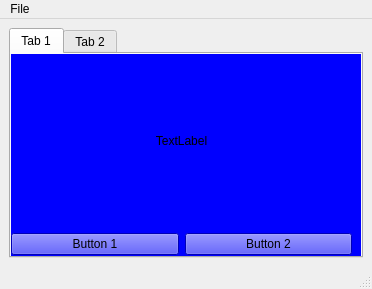
<?xml version="1.0" encoding="UTF-8"?>
<ui version="4.0">
 <class>MainWindow</class>
 <widget class="QMainWindow" name="MainWindow">
  <property name="geometry">
   <rect>
    <x>0</x>
    <y>0</y>
    <width>372</width>
    <height>289</height>
   </rect>
  </property>
  <property name="windowTitle">
   <string>MainWindow</string>
  </property>
  <widget class="QWidget" name="centralwidget">
   <layout class="QVBoxLayout" name="verticalLayout">
    <item>
     <widget class="QTabWidget" name="tabWidget">
      <property name="currentIndex">
       <number>0</number>
      </property>
      <widget class="QWidget" name="tab">
       <property name="styleSheet">
        <string notr="true">background-color: rgb(0, 0, 255);</string>
       </property>
       <attribute name="title">
        <string>Tab 1</string>
       </attribute>
       <widget class="QWidget" name="verticalLayoutWidget">
        <property name="geometry">
         <rect>
          <x>0</x>
          <y>0</y>
          <width>341</width>
          <height>201</height>
         </rect>
        </property>
        <layout class="QVBoxLayout" name="verticalLayout_2">
         <item>
          <widget class="QLabel" name="label">
           <property name="text">
            <string>TextLabel</string>
           </property>
           <property name="alignment">
            <set>Qt::AlignCenter</set>
           </property>
          </widget>
         </item>
         <item>
          <layout class="QHBoxLayout" name="horizontalLayout">
           <item>
            <widget class="QPushButton" name="pushButton">
             <property name="text">
              <string>Button 1</string>
             </property>
            </widget>
           </item>
           <item>
            <widget class="QPushButton" name="pushButton_2">
             <property name="text">
              <string>Button 2</string>
             </property>
            </widget>
           </item>
          </layout>
         </item>
        </layout>
       </widget>
      </widget>
      <widget class="QWidget" name="tab_2">
       <property name="autoFillBackground">
        <bool>true</bool>
       </property>
       <attribute name="title">
        <string>Tab 2</string>
       </attribute>
      </widget>
     </widget>
    </item>
   </layout>
  </widget>
  <widget class="QMenuBar" name="menubar">
   <property name="geometry">
    <rect>
     <x>0</x>
     <y>0</y>
     <width>372</width>
     <height>26</height>
    </rect>
   </property>
   <widget class="QMenu" name="menuFile">
    <property name="title">
     <string>File</string>
    </property>
    <addaction name="actionNew"/>
    <addaction name="separator"/>
    <addaction name="actionExit"/>
   </widget>
   <addaction name="menuFile"/>
  </widget>
  <widget class="QStatusBar" name="statusbar">
   <property name="statusTip">
    <string>Text displayed</string>
   </property>
  </widget>
  <action name="actionNew">
   <property name="icon">
    <iconset>
     <normaloff>../icons/new_icon.png</normaloff>../icons/new_icon.png</iconset>
   </property>
   <property name="text">
    <string>New</string>
   </property>
   <property name="statusTip">
    <string>New File</string>
   </property>
  </action>
  <action name="actionExit">
   <property name="icon">
    <iconset>
     <normaloff>../icons/exit_icon.png</normaloff>../icons/exit_icon.png</iconset>
   </property>
   <property name="text">
    <string>Exit</string>
   </property>
  </action>
 </widget>
 <resources/>
 <connections/>
</ui>
